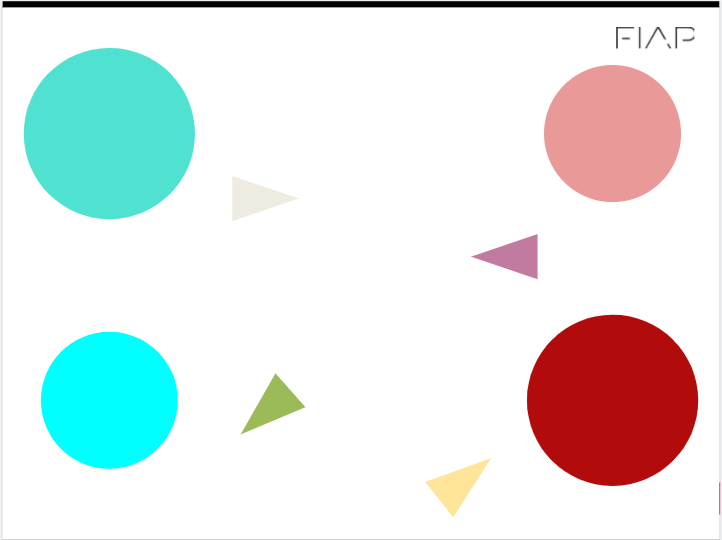
#> input picture nac/circulo.PNG, 722 x 540 px, given in place of NAC_VIDEO.mp4, which was not available
$ python webcam.py
#> lines starting #> are read from the running program, lines starting #| are printed output that depends on the picture; after the words box and inside, x2 and y2 are one past the last pixel; in counts of white or black regions, pixels touching at a corner belong together; pictures that were not available may be replaced by others from this repository, and a replacement may not be noted
#!/usr/bin/python
# -*- coding: utf-8 -*-

# Programa simples com camera webcam e opencv
import cv2
import numpy as np
import math

#filtro amarelo

image_lower_amarelo = np.array([30,50,70])
image_upper_amarelo = np.array([50,255,255])


#filtro magenta
image_lower_mag = np.array([140,50,80])
image_upper_mag = np.array([180,255,225])


def image_da_webcam(img):
    """
    ->>> !!!! FECHE A JANELA COM A TECLA ESC !!!! <<<<-
        deve receber a imagem da camera e retornar uma imagems filtrada.
    """
    img = cv2.cvtColor(img,cv2.COLOR_BGR2HSV)
    saida = cv2.cvtColor(img,cv2.COLOR_HSV2BGR)


    #mascara
    mask1 = cv2.inRange(img, image_lower_amarelo, image_upper_amarelo)
    mask2 = cv2.inRange(img, image_lower_mag, image_upper_mag)

    mask_res = cv2.bitwise_or(mask1, mask2)

    contornos, _ = cv2.findContours(mask_res, cv2.RETR_TREE, cv2.CHAIN_APPROX_SIMPLE)
    contornos_ord = sorted(contornos, key=cv2.contourArea, reverse= True)

    # For para calcular a área e o CM, e imprimir na imagem de acordo com a posição do eixo X do CM,\n",
    # para que cada informação fique do lado do circulo correspondente\n",
    cxV = []
    cyV = []
    for i in contornos_ord[0:2]:
        area = cv2.contourArea(i)
        M = cv2.moments(i)
        if M['m00'] != 0:
            cx = int(M['m10']/M['m00'])
            cy = int(M['m01']/M['m00'])
            cxV.append(cx)
            cyV.append(cy)

            tamanho = 20
            cor = (0,0,0)
            cv2.line(saida,(cx - tamanho,cy),(cx + tamanho,cy),cor,5)
            cv2.line(saida,(cx,cy - tamanho),(cx, cy + tamanho),cor,5)
            fonte = cv2.FONT_HERSHEY_SIMPLEX
            texto = cx, cy, area
            origem = (cx,cy-50)

            cv2.putText(saida, str(texto), origem, fonte,1,(0,0,0),2,cv2.LINE_AA)

            # Traça a reta
            cor = (0, 0, 0)
            vetorTamanho = len(cxV)
            cv2.line(saida,(cxV[0],cyV[0]), (cxV[vetorTamanho-1], cyV[vetorTamanho-1]),cor,5)

            # Calcula e imprime o ângulo da reta\n",
            fonte = cv2.FONT_HERSHEY_SIMPLEX
            cxT = cxV[0]-cxV[vetorTamanho-1]
            cyT = cyV[0]-cyV[vetorTamanho-1]

            angulo = math.atan2(cyV[0]-cyV[vetorTamanho-1],cxV[0]-cxV[vetorTamanho-1])
            texto = str(round(math.degrees(angulo), 2))
            origem = (150,150)
            cv2.putText(saida, texto, origem, fonte,1,(127,0,0),2,cv2.LINE_AA)


    return saida

cv2.namedWindow("preview")
vc = cv2.VideoCapture("NAC_VIDEO.mp4")  ##### 0 1
vc.set(cv2.CAP_PROP_FRAME_WIDTH, 640)
vc.set(cv2.CAP_PROP_FRAME_HEIGHT, 480)


if vc.isOpened(): # try to get the first frame
    rval, frame = vc.read()
#> frame is the input picture: shape (540, 722, 3); mean B, G, R 229.2, 230.8, 225.6
else:
    rval = False

while rval:
    frame = cv2.flip(frame,1)
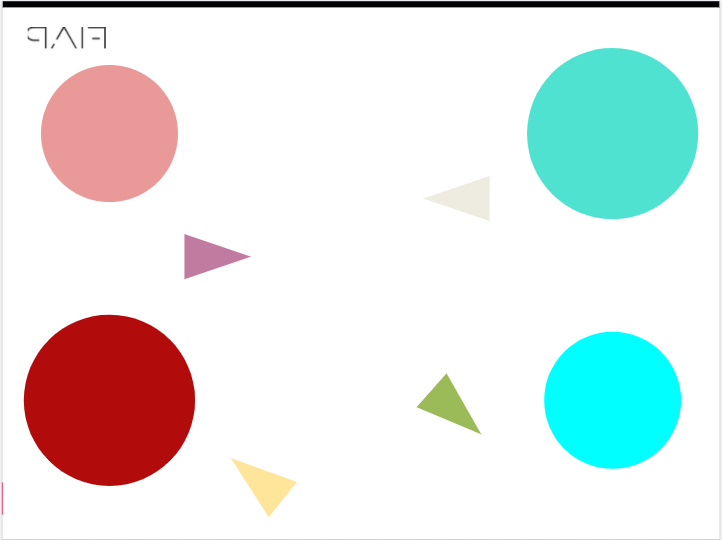
#> frame: shape (540, 722, 3); mean B, G, R 229.2, 230.8, 225.6
    img = image_da_webcam(frame)
#> in image_da_webcam, `img = cv2.cvtColor(img,cv2.COLOR_BGR2HSV)`: img: shape (540, 722, 3); mean H, S, V 10.4, 38.2, 244
#> in image_da_webcam, `mask1 = cv2.inRange(img, image_lower_amarelo, image_upper_amarelo)`:
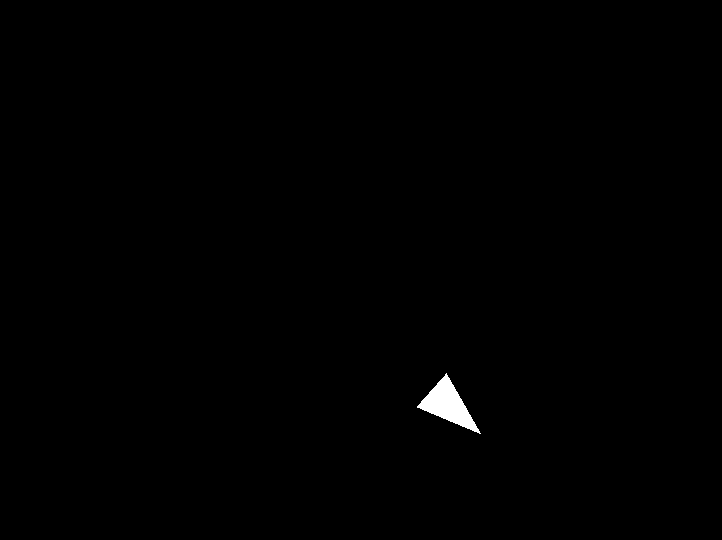
#> mask1: shape (540, 722); 0.39% white; 1 white region, box (x1, y1, x2, y2) and area: (417, 373, 481, 434) 1516
#> in image_da_webcam, `mask2 = cv2.inRange(img, image_lower_mag, image_upper_mag)`:
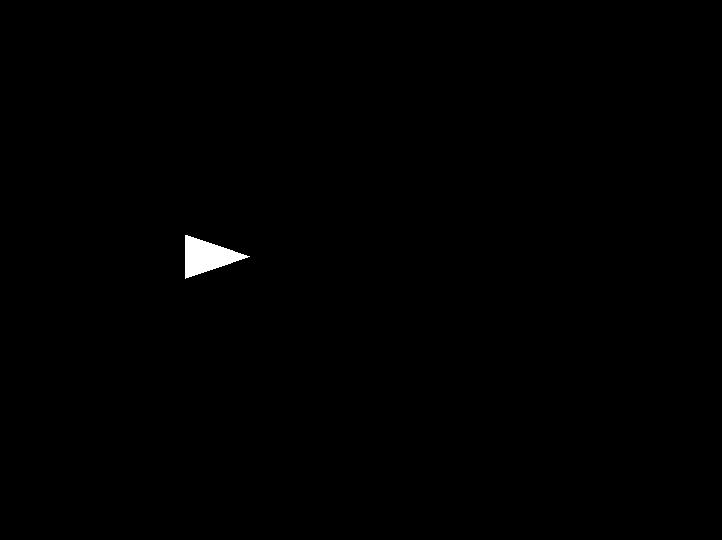
#> mask2: shape (540, 722); 0.37% white; 1 white region, box (x1, y1, x2, y2) and area: (185, 235, 250, 279) 1462
#> in image_da_webcam, `mask_res = cv2.bitwise_or(mask1, mask2)`:
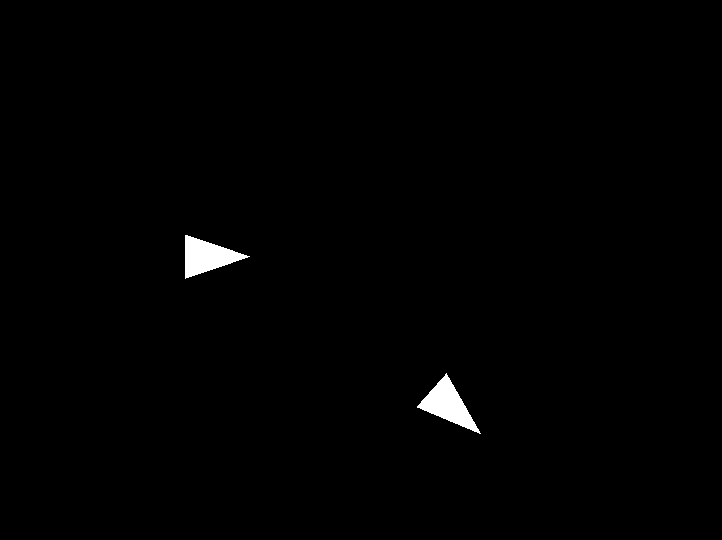
#> mask_res: shape (540, 722); 0.76% white; 2 white regions
#> in image_da_webcam, `contornos, _ = cv2.findContours(mask_res, cv2.RETR_TREE, cv2.CHAIN_APP..`: contornos = 2 contours; box (x1, y1, x2, y2) and area: (417, 373, 481, 434) 1436, (185, 235, 250, 279) 1376
#> in image_da_webcam, `contornos_ord = sorted(contornos, key=cv2.contourArea, reverse= True)`: contornos_ord has the same summary as contornos
#> the loop in image_da_webcam, `for i in contornos_ord[0:2]:` made 2 passes
#> (area, cx, cy, tamanho, cor) on pass 2: (1375.5, 206, 256, 20, (0, 0, 0))
#> (area, cx, cy, tamanho, vetorTamanho) on pass 1: (1436.5, 447, 404, 20, 1)
#> after the loop in image_da_webcam, `for i in contornos_ord[0:2]:`:
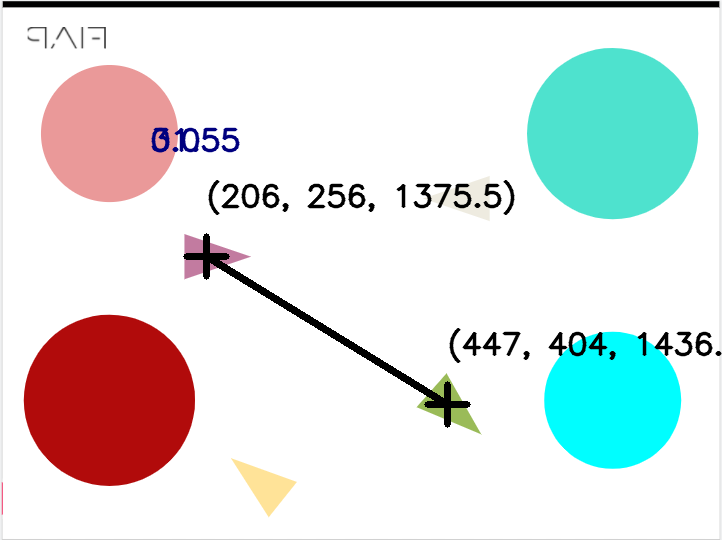
#> saida: shape (540, 722, 3); mean B, G, R 224.4, 225.7, 220.6
#> after the loop in image_da_webcam, `for i in contornos_ord[0:2]:`: cxV = [447, 206]; cyV = [404, 256]

    cv2.imshow("preview", img)
    rval, frame = vc.read()
    key = cv2.waitKey(20)
#> (key Esc is pressed here)
    if key == 27: # exit on ESC
        break

cv2.destroyWindow("preview")
vc.release()
